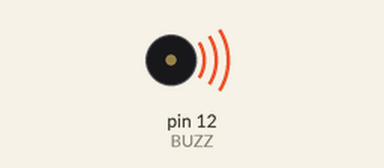
Bench run of a sketch on a simulated Arduino Uno, built with avr-gcc and run on an emulated ATmega328P. On the bench: buzzer (waves = sounding, pin HIGH).

Above: at 0.8 s.
At 3.58 s:
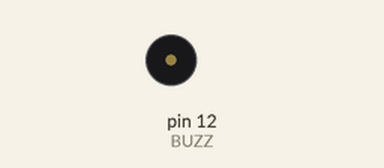
Timing chart, 0 to 5.4 s (numbered marks = the images above):
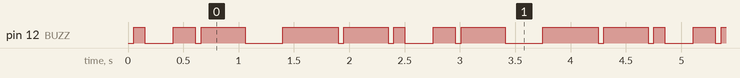

Measured:
- by itself, pin 12 (BUZZ): repeats every 2.4 s: LOW 0.26 s, HIGH 0.20 s, LOW 0.05 s, HIGH 0.40 s, LOW 0.34 s, HIGH 0.50 s, LOW 0.05 s, HIGH 0.40 s, LOW 0.05 s, HIGH 0.10 s
- by itself, everything shown: repeats every 2.4 s, in 10 steps

The sketch:

A1Q6.ino
```cpp
// A1Q6. Write a program to play a melody using buzzer.

#define BUZZ 12
void setup() {
  pinMode(BUZZ, OUTPUT);
}

void loop() {
    digitalWrite(BUZZ, LOW);
    delay(50);
    digitalWrite(BUZZ, HIGH);
    delay(100);
    digitalWrite(BUZZ, LOW);
    delay(260);
    digitalWrite(BUZZ, HIGH);
    delay(200);
    digitalWrite(BUZZ, LOW);
    delay(50);
    digitalWrite(BUZZ, HIGH);
    delay(400);
    digitalWrite(BUZZ, LOW);
    delay(340);
    digitalWrite(BUZZ, HIGH);
    delay(500);
    digitalWrite(BUZZ, LOW);
    delay(50);
    digitalWrite(BUZZ, HIGH);
    delay(400);
}
```
